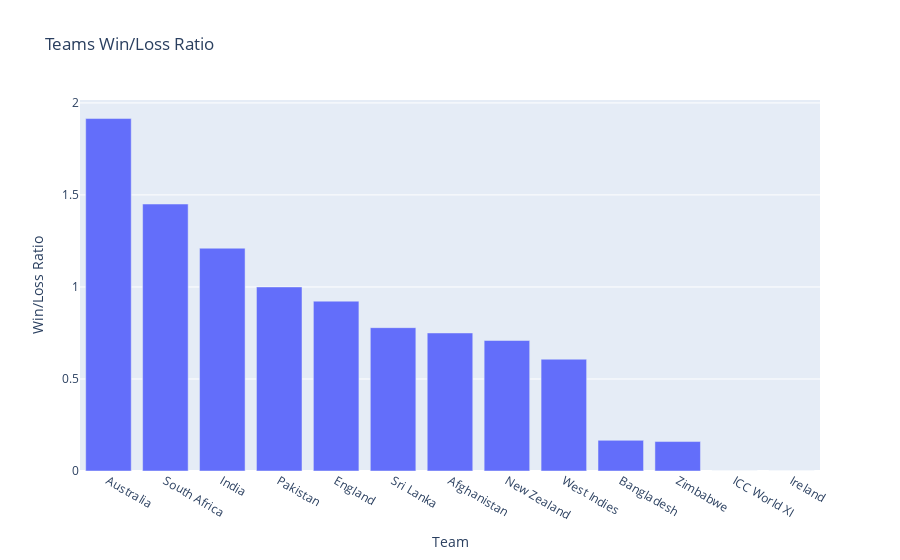

Notebook code for this chart:
### Code cell
fig = px.bar(sorted_teams, x=sorted_teams.index, y='Win-Loss Ratio', title='Teams Win/Loss Ratio',
             labels={'index': 'Team', 'Win-Loss Ratio': 'Win/Loss Ratio'})
fig.show()

### Figure 1 — Plotly figure (JSON) as saved in the notebook; plotly's stock layout.template omitted (floating-point values rounded to 4 significant figures)
{"data": [{"alignmentgroup": "True", "hovertemplate": "Team=%{x}<br>Win/Loss Ratio=%{y}<extra></extra>", "legendgroup": "", "marker": {"color": "#636efa", "pattern": {"shape": ""}}, "name": "", "offsetgroup": "", "orientation": "v", "showlegend": false, "textposition": "auto", "type": "bar", "x": ["Australia", "South Africa", "India", "Pakistan", "England", "Sri Lanka", "Afghanistan", "New Zealand", "West Indies", "Bangladesh", "Zimbabwe", "ICC World XI", "Ireland"], "xaxis": "x", "y": [1.915, 1.451, 1.211, 1, 0.9228, 0.7788, 0.75, 0.7091, 0.6074, 0.1667, 0.16, 0, 0], "yaxis": "y"}], "layout": {"barmode": "relative", "legend": {"tracegroupgap": 0}, "title": {"text": "Teams Win/Loss Ratio"}, "xaxis": {"anchor": "y", "domain": [0, 1], "title": {"text": "Team"}}, "yaxis": {"anchor": "x", "domain": [0, 1], "title": {"text": "Win/Loss Ratio"}}}}
